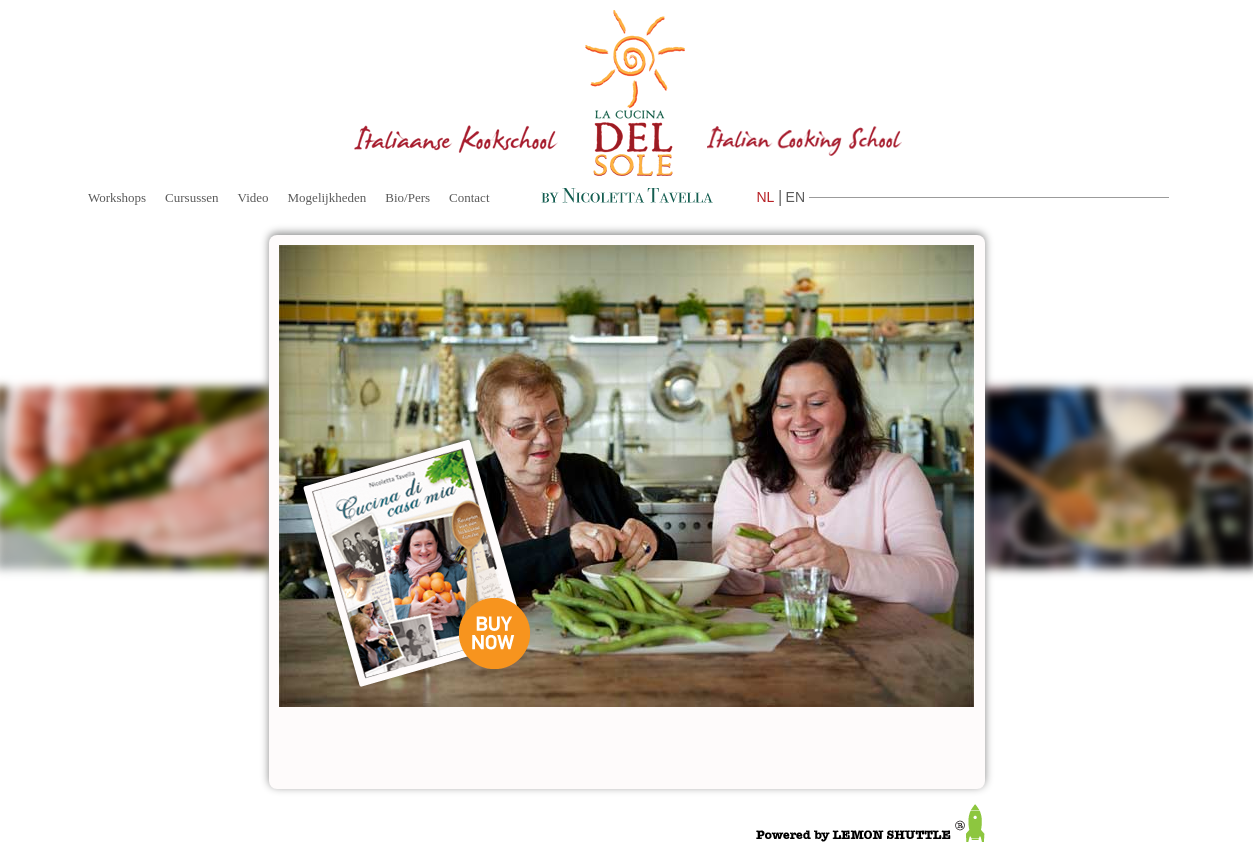
Page /httpdocs/home on the committed database.
### tables this page shows
CREATE TABLE IF NOT EXISTS `ls_pages_data` (
  `id_page_data` int(11) NOT NULL AUTO_INCREMENT,
  `lang` varchar(3) NOT NULL,
  `link_name` varchar(100) NOT NULL,
  `page_title` varchar(255) NOT NULL,
  `meta_description` varchar(255) NOT NULL,
  `meta_keywords` varchar(255) DEFAULT NULL,
  `id_page` int(11) NOT NULL,
  PRIMARY KEY (`id_page_data`),
  KEY `id_page` (`id_page`)
);

### httpdocs/application/modules/templates/controllers/templates.php (called while the page is built, shortened)
<?php if ( ! defined('BASEPATH')) exit('No direct script access allowed');
class Templates extends MX_Controller {
	function one_column($data) {
		$this->load->view('one_column', $data);
	}
}

### httpdocs/application/third_party/MX/Modules.php (called while the page is built, shortened)
<?php (defined('BASEPATH')) OR exit('No direct script access allowed');
class Modules
{
	public static $routes, $registry, $locations;
	public static function run($module) {
		$method = 'index';
		if(($pos = strrpos($module, '/')) != FALSE) {
			$method = substr($module, $pos + 1);
			$module = substr($module, 0, $pos);
		}
		if($class = self::load($module)) {
			if (method_exists($class, $method))	{
				$args = func_get_args();
				$output = call_user_func_array(array($class, $method), array_slice($args, 1));
				$buffer = ob_get_clean();
				return ($output !== NULL) ? $output : $buffer;
			}
		}
	}
	public static function load($module) {
		(is_array($module)) ? list($module, $params) = each($module) : $params = NULL;
		$alias = strtolower(basename($module));
		if ( ! isset(self::$registry[$alias])) {
			list($class) = CI::$APP->router->locate(explode('/', $module));
			$path = APPPATH.'controllers/'.CI::$APP->router->fetch_directory();
			$class = $class.CI::$APP->config->item('controller_suffix');
			self::$registry[$alias] = new $controller($params);
		}
		return self::$registry[$alias];
	}
	public static function load_file($file, $path, $type = 'other', $result = TRUE)	{
		$file = str_replace(EXT, '', $file);
		$location = $path.$file.EXT;
		return $result;
	}
	public static function find($file, $module, $base) {
		$segments = explode('/', $file);
		$file = array_pop($segments);
		$file_ext = (pathinfo($file, PATHINFO_EXTENSION)) ? $file : $file.EXT;
		$path = ltrim(implode('/', $segments).'/', '/');
		$module ? $modules[$module] = $path : $modules = array();
		if ( ! empty($segments)) {
			$modules[array_shift($segments)] = ltrim(implode('/', $segments).'/','/');
		}
		foreach (Modules::$locations as $location => $offset) {
			foreach($modules as $module => $subpath) {
				$fullpath = $location.$module.'/'.$base.$subpath;
				if (is_file($fullpath.$file_ext)) return array($fullpath, $file);
			}
		}
		return array(FALSE, $file);
	}
	public static function parse_routes($module, $uri) {
		if ( ! isset(self::$routes[$module])) {
			if (list($path) = self::find('routes', $module, 'config/') AND $path)
				self::$routes[$module] = self::load_file('routes', $path, 'route');
		}
		if ( ! isset(self::$routes[$module])) return;
	}
}

### httpdocs/index.php (called while the page is built, shortened)
<?php
require_once BASEPATH.'core/CodeIgniter.php';

### httpdocs/application/modules/indexcontroller/models/model_indexcontroller.php (called while the page is built, shortened)
<?php
class Model_indexcontroller extends CI_Model {
		public function findPage ($data) {
			$query = $this->db->query(' SELECT * FROM ls_pages_data INNER JOIN ls_pages ON ls_pages.id_page=ls_pages_data.id_page WHERE url = "'.$data['uri'].'" AND lang = "'.$data['lang'].'"  ');
			if ( $query->num_rows > 0 ) {
					return $query->row();
			}
			return false;
		}
}
?>

### httpdocs/application/modules/navigation/controllers/navigation.php (called while the page is built, shortened)
<?php if ( ! defined('BASEPATH')) exit('No direct script access allowed');
class Navigation extends MX_Controller {
	public function __construct() {
		$this->load->model('model_navigation');
    }
	function getNavigation($lang) {
		$data['navigation'] = $this->model_navigation->getMenu($lang);
		$this->load->view('navigation', $data);
	}
}

### httpdocs/application/modules/navigation/models/model_navigation.php (called while the page is built, shortened)
<?php
class Model_navigation extends CI_Model {
		function getMenu($lang) {
			$query = $this->db->query(' SELECT * FROM ls_pages_data INNER JOIN ls_pages ON ls_pages.id_page=ls_pages_data.id_page WHERE lang = "'.$lang.'" AND is_active ="1" ORDER BY order_active ASC ');
			return $query->result();
		}
}
?>

### httpdocs/application/third_party/MX/Router.php (called while the page is built, shortened)
<?php (defined('BASEPATH')) OR exit('No direct script access allowed');
require dirname(__FILE__).'/Modules.php';
class MX_Router extends CI_Router
{
	protected $module;
	public function fetch_module() {
		return $this->module;
	}
	public function locate($segments) {
		$this->module = '';
		$ext = $this->config->item('controller_suffix').EXT;
		list($module, $directory, $controller) = array_pad($segments, 3, NULL);
		foreach (Modules::$locations as $location => $offset) {
			if (is_dir($source = $location.$module.'/controllers/')) {
				$this->module = $module;
				if(is_file($source.$module.$ext)) {
					return $segments;
				}
			}
		}
	}
}

### httpdocs/application/third_party/MX/Controller.php (called while the page is built, shortened)
<?php (defined('BASEPATH')) OR exit('No direct script access allowed');
class MX_Controller
{
	public function __construct()
	{
		$class = str_replace(CI::$APP->config->item('controller_suffix'), '', get_class($this));
		$this->load = clone load_class('Loader');
	}
}

### httpdocs/application/modules/templates/views/one_column.php (the view, shortened to what this page needs)
<!DOCTYPE HTML PUBLIC "-//W3C//DTD HTML 4.01 Transitional//EN" "http://www.w3.org/TR/html4/loose.dtd">
<html lang="en">
<head>
	<?php $this->load->view('page/head', $head); ?>
</head>
<body class="<?php echo $main_class;?>">
	<div class="wrapper">
			<div class="header" id="header">
					<?php $this->load->view('page/header', $lang); ?>
			</div>
			<div class="content" id="content">
					<?php echo Modules::run($module, $id_page); ?>
			</div>
			<div class="footer" id="footer">
			</div>
	</div>
</body>
</html>

### httpdocs/application/modules/navigation/views/navigation.php
<div class="links" role="custom-dropdown">
	<ul>
		<?php foreach ($navigation as $link): ?>
			<li class="<?php echo $link->url; ?>">
				<a class="<?php echo $link->url."-link" ;?><?php if ($link->url == uri_string() ) { echo " active"; } ?>"  href="<?php echo base_url().$link->url; ?>"><?php echo $link->link_name; ?></a>
			</li>
		<?php endforeach; ?>
	</ul>
</div>

### httpdocs/skin/site/css/main.css (style rules this page uses)
html, body, div, span, object, iframe, h1, h2, h3, h4, h5, h6, p, blockquote, pre, abbr, address, cite, code, del, dfn, em, img, ins, kbd, q, samp, small, strong, sub, sup, var, b, i, dl, dt, dd, ol, ul, li, fieldset, form, label, legend, table, caption, tbody, tfoot, thead, tr, th, td, article, aside, canvas, details, figcaption, figure, footer, header, hgroup, menu, nav, section, summary, time, mark, audio, video { margin:0; padding:0; border:0; outline:0; font-size:100%; vertical-align:baseline; background:transparent; list-style-type: none; }
body { line-height:1; overflow-x: hidden; }
a { margin:0; padding:0; font-size:100%; vertical-align:baseline; background:transparent; text-decoration: none; }
.wrapper { width: 1200px; position: relative; margin: 0 auto; }
.header { margin-bottom: 30px; }
.content { position: relative; }
.footer { text-align: center; padding-top: 15px; clear: both; }
.top-menu ul li { display: inline-block; margin-right: 15px; }
.top-menu a { color: #5A5A5A; font-family: Georgia; font-size: 13px; text-transform: capitalize; }

### rows in the picture
ls_pages_data: link_name "Workshops"
ls_pages_data: link_name "Cursussen"
ls_pages_data: link_name "Video"
ls_pages_data: link_name "Mogelijkheden"
ls_pages_data: link_name "Bio/Pers"
ls_pages_data: link_name "Contact"
